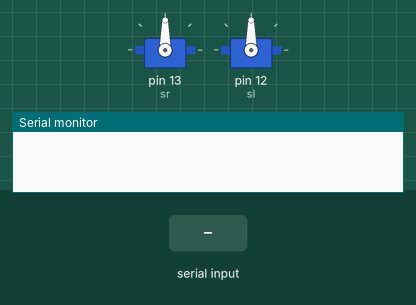
Recording of a sketch running on a simulated Arduino Uno, built with avr-gcc and run on an emulated ATmega328P. Parts: 2 × servo, the last lines printed to the serial monitor. The inputs (shaded band) are chosen by the test bench.

Above: at 1.2 s.
1.3 s: "1" received over Serial
At 2.6 s:
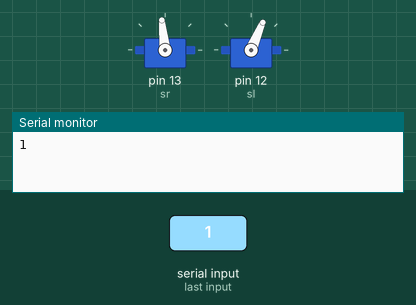
3.8 s: "0" received over Serial
At 5.6 s:
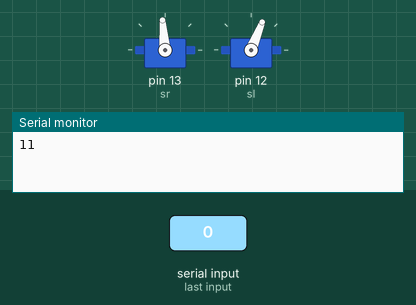
Timing chart, 0 to 7.1 s (numbered marks = the images above; inputs shaded):
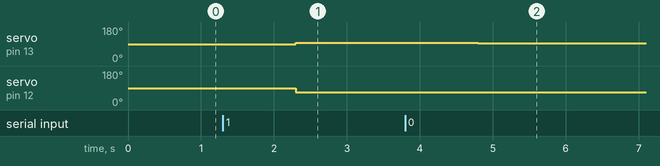

The sketch:

bluetooth_aBot.ino
```cpp
#include <Servo.h>
Servo sr;
Servo sl;

void setup(){
  Serial.begin(9600);
  sr.attach(13);
  sl.attach(12);
}

void loop(){
  if (Serial.available()){
    char b[2];  //pitch b[0], roll b[1]
    int p, r;
    Serial.readBytes(b, 2);
    p = b[0] * 3;
    r = b[1];
    sr.write(1500 + p - r);
    sl.write(1500 - p - r);
    Serial.write('1');
  }
}
```

Measured:
- after the input at 1.3 s, servo on pin 13 (sr): 90° → 96° after 1.0 s; servo on pin 12 (sl): 90° → 67° after 1.0 s
- after the input at 3.8 s, servo on pin 13 (sr): 96° → 95° after 1.0 s; servo on pin 12 (sl): 67° → 68° after 1.0 s
